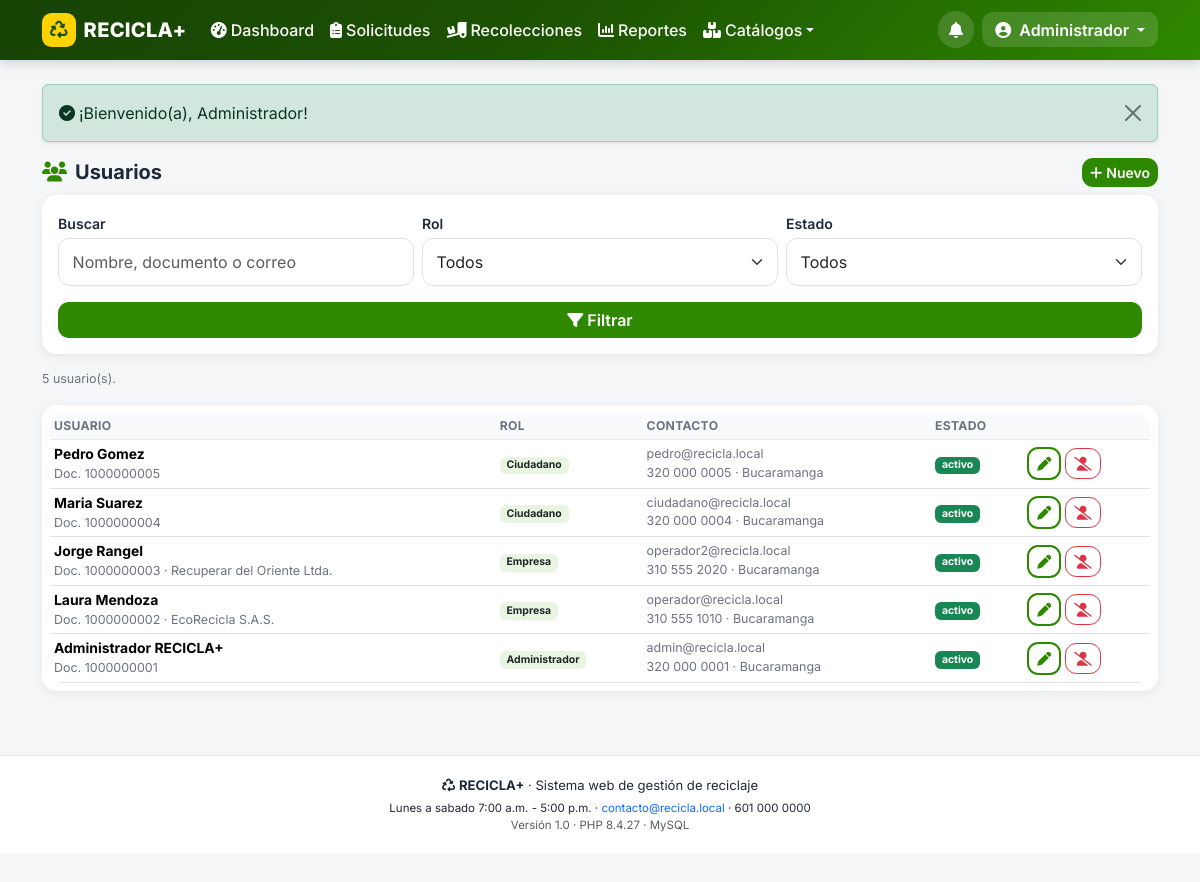
The app's page /index.php?p=a_usuarios (signed in) with its own data.
### tables this page shows
CREATE TABLE usuarios (
  id                  INT UNSIGNED NOT NULL AUTO_INCREMENT,
  rol_id              TINYINT UNSIGNED NOT NULL,
  empresa_id          INT UNSIGNED NULL,           
  nombres             VARCHAR(80)  NOT NULL,
  apellidos           VARCHAR(80)  NOT NULL,
  documento           VARCHAR(20)  NOT NULL,
  telefono            VARCHAR(20)  NULL,
  email               VARCHAR(120) NOT NULL,
  password            VARCHAR(255) NOT NULL,       
  direccion           VARCHAR(160) NULL,
  barrio              VARCHAR(60)  NULL,
  ciudad              VARCHAR(60)  NULL,
  estado              ENUM('activo','inactivo') NOT NULL DEFAULT 'activo',
  token_recuperacion  VARCHAR(64)  NULL,
  token_expira        DATETIME     NULL,
  ultimo_acceso       DATETIME     NULL,
  created_at          DATETIME NOT NULL DEFAULT CURRENT_TIMESTAMP,
  PRIMARY KEY (id),
  UNIQUE KEY uk_usuarios_email (email),
  UNIQUE KEY uk_usuarios_documento (documento),
  KEY ix_usuarios_rol (rol_id),
  KEY ix_usuarios_empresa (empresa_id),
  KEY ix_usuarios_ciudad_barrio (ciudad, barrio),
  CONSTRAINT fk_usuarios_rol FOREIGN KEY (rol_id) REFERENCES roles (id),
  CONSTRAINT fk_usuarios_empresa FOREIGN KEY (empresa_id) REFERENCES empresas (id) ON DELETE SET NULL
);

CREATE TABLE roles (
  id          TINYINT UNSIGNED NOT NULL AUTO_INCREMENT,
  nombre      VARCHAR(30)      NOT NULL,
  descripcion VARCHAR(120)     NULL,
  PRIMARY KEY (id),
  UNIQUE KEY uk_roles_nombre (nombre)
);

CREATE TABLE empresas (
  id          INT UNSIGNED NOT NULL AUTO_INCREMENT,
  nombre      VARCHAR(120) NOT NULL,
  nit         VARCHAR(20)  NOT NULL,
  responsable VARCHAR(120) NOT NULL,
  telefono    VARCHAR(20)  NULL,
  email       VARCHAR(120) NULL,
  direccion   VARCHAR(160) NULL,
  ciudad      VARCHAR(60)  NOT NULL,
  estado      ENUM('activo','inactivo') NOT NULL DEFAULT 'activo',
  created_at  DATETIME NOT NULL DEFAULT CURRENT_TIMESTAMP,
  PRIMARY KEY (id),
  UNIQUE KEY uk_empresas_nit (nit),
  KEY ix_empresas_ciudad (ciudad),
  KEY ix_empresas_estado (estado)
);

### controllers/AdminController.php (called while the page is built, shortened)
<?php
final class AdminController
{
    public function usuarios(): void
    {
        $f = [
            'rol'    => trim((string) ($_GET['rol'] ?? '')),
            'estado' => trim((string) ($_GET['estado'] ?? '')),
            'q'      => trim((string) ($_GET['q'] ?? '')),
        ];
        $res = Usuario::listar($f, max(1, get_int('pag', 1)), 15);
        vista('admin/usuarios', [
            'titulo'   => 'Usuarios',
            'res'      => $res,
            'filtros'  => $f,
            'roles'    => Usuario::roles(),
            'empresas' => Empresa::activas(),
        ]);
    }
}

### index.php (called while the page is built, shortened)
<?php
require __DIR__ . '/config/config.php';
$p = (string) ($_GET['p'] ?? 'inicio');
[$controlador, $metodo, $rolRequerido] = $rutas[$p];
if ($rolRequerido !== null) {
    exigirRol($rolRequerido);
}
try {
    (new $controlador())->$metodo();
} catch (Throwable $e) {
    error_log('[RECICLA+] ' . $e->getMessage() . ' @ ' . $e->getFile() . ':' . $e->getLine());
    http_response_code(500);
    vista('errores/500', ['titulo' => 'Error del sistema', 'mensaje' => $e->getMessage()]);
}

### models/Usuario.php (called while the page is built, shortened)
<?php
final class Usuario
{
    public static function listar(array $f = [], int $pagina = 1, int $porPagina = 15): array
    {
        $w = ['1 = 1'];
        $p = [];
        $where = implode(' AND ', $w);
        $st = db()->prepare("SELECT COUNT(*) FROM usuarios u JOIN roles r ON r.id = u.rol_id WHERE $where");
        $st->execute($p);
        $pg = paginar((int) $st->fetchColumn(), $porPagina, $pagina);
        $sql = "SELECT u.id, u.nombres, u.apellidos, u.documento, u.telefono, u.email, u.ciudad, u.barrio,
                       u.estado, u.created_at, u.ultimo_acceso, r.nombre AS rol, e.nombre AS empresa
                FROM usuarios u
                JOIN roles r ON r.id = u.rol_id
                LEFT JOIN empresas e ON e.id = u.empresa_id
                WHERE $where
                ORDER BY u.id DESC LIMIT {$pg['limite']} OFFSET {$pg['offset']}";
        $st = db()->prepare($sql);
        $st->execute($p);
        return ['filas' => $st->fetchAll(), 'pag' => $pg];
    }
}

### views/admin/usuarios.php (the view, shortened to what this page needs)
<div class="d-flex justify-content-between align-items-center mb-2">
  <h1 class="h5 fw-bold mb-0"><i class="fa-solid fa-users texto-verde me-2"></i>Usuarios</h1>
  <a class="btn btn-sm btn-recicla" href="<?= e(url('a_usuario')) ?>"><i class="fa-solid fa-plus me-1"></i>Nuevo</a>
</div>
<form class="tarjeta-form" method="get" action="<?= e(BASE_URL) ?>/index.php">
  <div class="row g-2">
    <div class="col-12 col-md-4">
      <label class="form-label" for="q">Buscar</label>
      <input class="form-control" id="q" name="q" value="<?= e($filtros['q'] ?? '') ?>" placeholder="Nombre, documento o correo">
    </div>
    <div class="col-6 col-md-4">
      <label class="form-label" for="rol">Rol</label>
      <select class="form-select" id="rol" name="rol" data-auto-filtro>
        <option value="">Todos</option>
      </select>
    </div>
    <div class="col-6 col-md-4">
      <label class="form-label" for="estado">Estado</label>
      <select class="form-select" id="estado" name="estado" data-auto-filtro>
        <option value="">Todos</option>
      </select>
    </div>
  </div>
  <button class="btn btn-recicla w-100 mt-3" type="submit"><i class="fa-solid fa-filter me-1"></i>Filtrar</button>
</form>
<p class="hint"><?= (int) $res['pag']['total'] ?> usuario(s).</p>
<div class="tarjeta p-2 mb-3">
  <div class="table-responsive">
    <table class="table table-sm table-recicla mb-0">
      <thead>
        <tr><th>Usuario</th><th>Rol</th><th>Contacto</th><th>Estado</th><th></th></tr>
      </thead>
      <tbody>
      <?php foreach ($res['filas'] as $u): ?>
        <tr>
          <td>
            <strong><?= e($u['nombres'] . ' ' . $u['apellidos']) ?></strong>
            <div class="hint">Doc. <?= e($u['documento']) ?><?= $u['empresa'] ? ' · ' . e($u['empresa']) : '' ?></div>
          </td>
          <td><span class="badge bg-verde-claro text-dark"><?= e(ucfirst($u['rol'])) ?></span></td>
          <td>
            <div class="hint"><?= e($u['email']) ?></div>
            <div class="hint"><?= e((string) $u['telefono']) ?> · <?= e((string) $u['ciudad']) ?></div>
          </td>
          <td><span class="badge <?= $u['estado'] === 'activo' ? 'bg-success' : 'bg-secondary' ?>"><?= e($u['estado']) ?></span></td>
          <td class="text-nowrap">
            <a class="btn btn-sm btn-outline-recicla" href="<?= e(url('a_usuario', ['id' => (int) $u['id']])) ?>" title="Editar"><i class="fa-solid fa-pen"></i></a>
            <form class="d-inline" method="post" action="<?= e(url('a_usuario_estado')) ?>"
                  data-confirmar="¿<?= $u['estado'] === 'activo' ? 'Desactivar' : 'Activar' ?> a <?= e($u['nombres']) ?>?">
              <button class="btn btn-sm btn-outline-<?= $u['estado'] === 'activo' ? 'danger' : 'success' ?>" type="submit" title="<?= $u['estado'] === 'activo' ? 'Desactivar' : 'Activar' ?>">
                <i class="fa-solid <?= $u['estado'] === 'activo' ? 'fa-user-slash' : 'fa-user-check' ?>"></i>
              </button>
            </form>
          </td>
        </tr>
      <?php endforeach; ?>
      </tbody>
    </table>
  </div>
</div>

### views/layouts/header.php (shortened to what this page needs)
<?php
$u = $usuario ?? null;
$nav = $navTipo ?? '';
$sysName = config_get('nombre_sistema', 'RECICLA+');
?>
<!doctype html>
<html lang="es">
<head>
<link href="https://cdn.jsdelivr.net/npm/bootstrap@5.3.3/dist/css/bootstrap.min.css" rel="stylesheet">
<link href="https://cdnjs.cloudflare.com/ajax/libs/font-awesome/6.5.2/css/all.min.css" rel="stylesheet">
<link rel="stylesheet" href="<?= e(BASE_URL) ?>/assets/css/recicla.css">
</head>
<body class="rol-<?= e($nav !== '' ? $nav : 'publico') ?><?= $u ? ' con-nav-inferior' : '' ?>">
<nav class="navbar navbar-expand-lg navbar-recicla sticky-top">
  <div class="container">
    <a class="navbar-brand d-flex align-items-center gap-2" href="<?= e(url($u ? ($u['rol'] === 'ciudadano' ? 'panel' : ($u['rol'] === 'empresa' ? 'e_panel' : 'a_panel')) : 'inicio')) ?>">
      <span class="marca-icono"><i class="fa-solid fa-recycle"></i></span>
      <span class="marca-texto"><?= e($sysName) ?></span>
    </a>
    <div class="d-flex align-items-center gap-2 order-lg-3">
      <?php if ($u): ?>
        <a class="btn-aviso position-relative" href="<?= e($u['rol'] === 'ciudadano' ? url('notificaciones') : url($u['rol'] === 'empresa' ? 'e_panel' : 'a_panel')) ?>" title="Avisos">
          <i class="fa-solid fa-bell"></i>
        </a>
        <div class="dropdown">
          <button class="btn btn-usuario dropdown-toggle" type="button" data-bs-toggle="dropdown" aria-expanded="false">
            <i class="fa-solid fa-circle-user"></i>
            <span class="d-none d-sm-inline ms-1"><?= e($u['nombres']) ?></span>
          </button>
        </div>
      <?php else: ?>
        <a class="btn btn-sm btn-claro" href="<?= e(url('materiales')) ?>"><i class="fa-solid fa-list-check me-1"></i>Materiales</a>
        <a class="btn btn-sm btn-amarillo" href="<?= e(url('login')) ?>"><i class="fa-solid fa-right-to-bracket me-1"></i>Ingresar</a>
      <?php endif; ?>
    </div>
    <?php if ($u && $nav !== 'ciudadano'): ?>
      <div class="collapse navbar-collapse order-lg-2" id="menuPrincipal">
        <ul class="navbar-nav me-auto mb-2 mb-lg-0">
          <?php if ($nav === 'empresa'): ?>
            <li class="nav-item"><a class="nav-link <?= activo('e_panel') ?>" href="<?= e(url('e_panel')) ?>"><i class="fa-solid fa-gauge-high me-1"></i>Dashboard</a></li>
            <li class="nav-item"><a class="nav-link <?= activo('e_solicitudes') ?>" href="<?= e(url('e_solicitudes')) ?>"><i class="fa-solid fa-inbox me-1"></i>Solicitudes</a></li>
            <li class="nav-item"><a class="nav-link <?= activo('e_rutas') ?>" href="<?= e(url('e_rutas')) ?>"><i class="fa-solid fa-route me-1"></i>Rutas</a></li>
            <li class="nav-item"><a class="nav-link <?= activo('e_historial') ?>" href="<?= e(url('e_historial')) ?>"><i class="fa-solid fa-truck-ramp-box me-1"></i>Recolecciones</a></li>
            <li class="nav-item"><a class="nav-link <?= activo('e_perfil') ?>" href="<?= e(url('e_perfil')) ?>"><i class="fa-solid fa-building me-1"></i>Mi empresa</a></li>
          <?php else: ?>
            <li class="nav-item"><a class="nav-link <?= activo('a_panel') ?>" href="<?= e(url('a_panel')) ?>"><i class="fa-solid fa-gauge-high me-1"></i>Dashboard</a></li>
            <li class="nav-item"><a class="nav-link <?= activo('a_solicitudes') ?>" href="<?= e(url('a_solicitudes')) ?>"><i class="fa-solid fa-clipboard-list me-1"></i>Solicitudes</a></li>
            <li class="nav-item"><a class="nav-link <?= activo('a_recolecciones') ?>" href="<?= e(url('a_recolecciones')) ?>"><i class="fa-solid fa-truck-ramp-box me-1"></i>Recolecciones</a></li>
            <li class="nav-item"><a class="nav-link <?= activo('a_reportes') ?>" href="<?= e(url('a_reportes')) ?>"><i class="fa-solid fa-chart-column me-1"></i>Reportes</a></li>
            <li class="nav-item dropdown">
              <a class="nav-link dropdown-toggle <?= (activo('a_materiales') . activo('a_categorias')) !== '' ? 'active' : '' ?>" href="#" role="button" data-bs-toggle="dropdown"><i class="fa-solid fa-boxes-stacked me-1"></i>Catálogos</a>
            </li>
          <?php endif; ?>
        </ul>
      </div>
    <?php endif; ?>
  </div>
</nav>
<main id="contenido" class="container py-3 py-lg-4">
<?= flash_render() ?>

### assets/css/recicla.css (style rules this page uses)
:root { --verde: #2e8800; --verde-oscuro: #1c5202; --verde-claro: #e8f5e0; --amarillo: #ffd200; --azul: #0072bc; --gris-fondo: #f4f6f8; --texto: #1f2937; --radio: .9rem; --sombra: 0 2px 10px rgba(0, 0, 0, .07); }
body { font-family: 'Inter', system-ui, -apple-system, 'Segoe UI', sans-serif; background: var(--gris-fondo); color: var(--texto); overflow-x: hidden; padding-bottom: 1rem; }
body.con-nav-inferior { padding-bottom: 5.6rem; }
a { text-decoration: none; }
.navbar-recicla { background: linear-gradient(135deg, #174305, #1c5202 45%, #2e8800); box-shadow: 0 2px 12px rgba(0, 0, 0, .18); }
.navbar-recicla .navbar-brand, .navbar-recicla .nav-link, .navbar-recicla .btn-usuario { color: #fff; }
.navbar-recicla .nav-link { font-weight: 500; border-radius: .5rem; padding: .5rem .75rem; }
.marca-icono { display: inline-flex; align-items: center; justify-content: center; width: 2.1rem; height: 2.1rem; border-radius: .6rem; background: var(--amarillo); color: var(--verde-oscuro); font-size: 1.1rem; }
.marca-texto { font-weight: 800; letter-spacing: .3px; }
.btn-usuario { background: rgba(255, 255, 255, .14); border: 0; border-radius: 2rem; padding: .35rem .8rem; font-weight: 600; }
.btn-aviso { position: relative; color: #fff; width: 2.3rem; height: 2.3rem; border-radius: 50%; display: inline-flex; align-items: center; justify-content: center; background: rgba(255, 255, 255, .14); }
.btn { border-radius: .7rem; font-weight: 600; }
.btn-recicla { background: var(--verde); color: #fff; border: 0; }
.btn-outline-recicla { border: 2px solid var(--verde); color: var(--verde); background: #fff; }
.tarjeta, .card { border: 0; border-radius: var(--radio); box-shadow: var(--sombra); background: #fff; }
.form-label { font-weight: 600; font-size: .88rem; margin-bottom: .25rem; }
.form-control, .form-select { border-radius: .7rem; padding: .7rem .85rem; border-color: #dfe3e8; }
.tarjeta-form { background: #fff; border-radius: var(--radio); box-shadow: var(--sombra); padding: 1rem; margin-bottom: 1rem; }
.hint { font-size: .78rem; color: #6b7280; }
.table-recicla { background: #fff; border-radius: var(--radio); overflow: hidden; }
.table-recicla thead th { font-size: .76rem; text-transform: uppercase; letter-spacing: .3px; color: #6b7280; background: #f8fafc; border-bottom: 1px solid #e9ecef; }
.table-recicla td { font-size: .87rem; vertical-align: middle; }
.texto-verde { color: var(--verde) !important; }
.bg-verde-claro { background: var(--verde-claro); }

### records on screen
usuarios: nombres "Administrador", nombres+apellidos "Administrador RECICLA+", documento "1000000001", rol.nombre "Administrador", email "admin@recicla.local", telefono "320 000 0001", ciudad "Bucaramanga", estado "activo"
usuarios: nombres+apellidos "Pedro Gomez", documento "1000000005", rol.nombre "Ciudadano", email "pedro@recicla.local", telefono "320 000 0005", ciudad "Bucaramanga", estado "activo"
usuarios: nombres+apellidos "Maria Suarez", documento "1000000004", rol.nombre "Ciudadano", email "ciudadano@recicla.local", telefono "320 000 0004", ciudad "Bucaramanga", estado "activo"
usuarios: nombres+apellidos "Jorge Rangel", documento "1000000003", empresa.nombre "Recuperar del Oriente Ltda.", rol.nombre "Empresa", email "operador2@recicla.local", telefono "310 555 2020", ciudad "Bucaramanga", estado "activo"
usuarios: nombres+apellidos "Laura Mendoza", documento "1000000002", empresa.nombre "EcoRecicla S.A.S.", rol.nombre "Empresa", email "operador@recicla.local", telefono "310 555 1010", ciudad "Bucaramanga", estado "activo"

### other values on screen
$sysName "RECICLA+"
$f['msg'] "¡Bienvenido(a), Administrador!"
$res['pag']['total'] "5"
config_get('nombre_sistema', 'RECICLA+') "RECICLA+"
config_get('horario_atencion', '') "Lunes a sabado 7:00 a.m. - 5:00 p.m."
config_get('email_contacto', '') "contacto@recicla.local"
config_get('telefono_contacto', '') "601 000 0000"
config_get('version', '1.0') "1.0"
PHP_VERSION "8.4.27"
